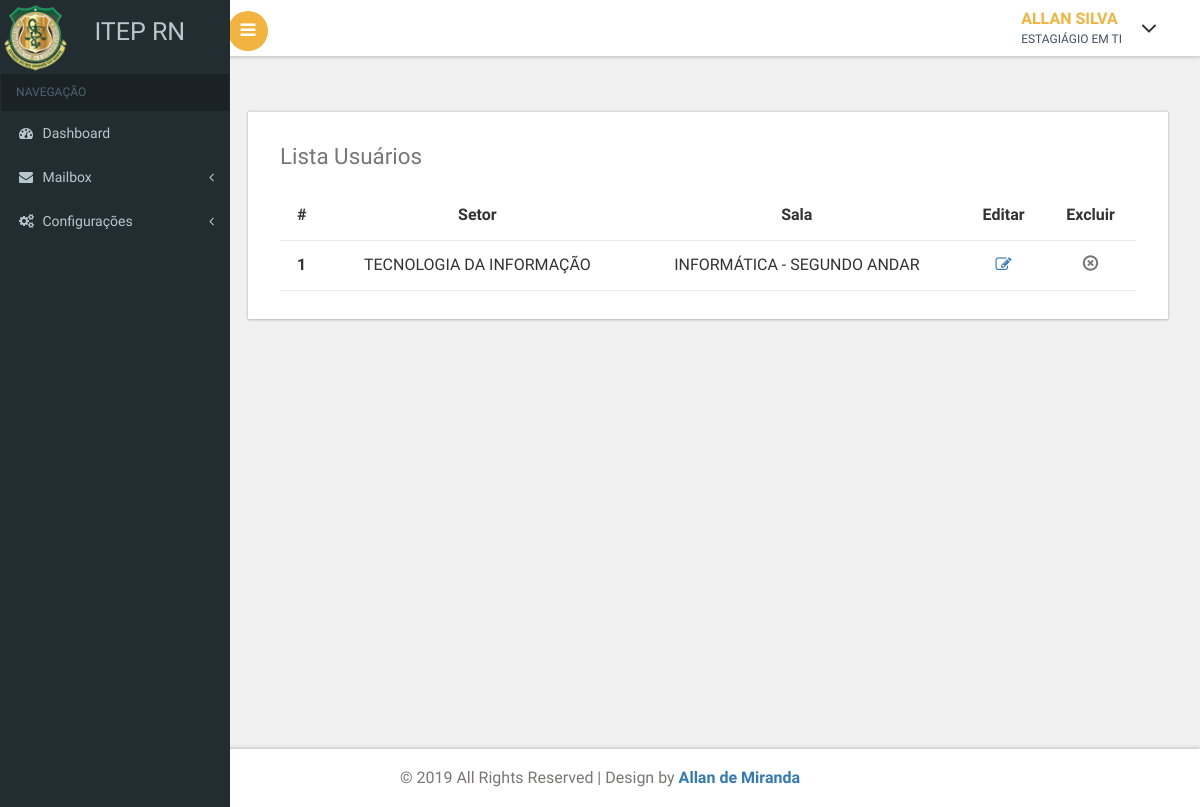
The page /listaSetor.php (signed in) on the database as committed earlier.
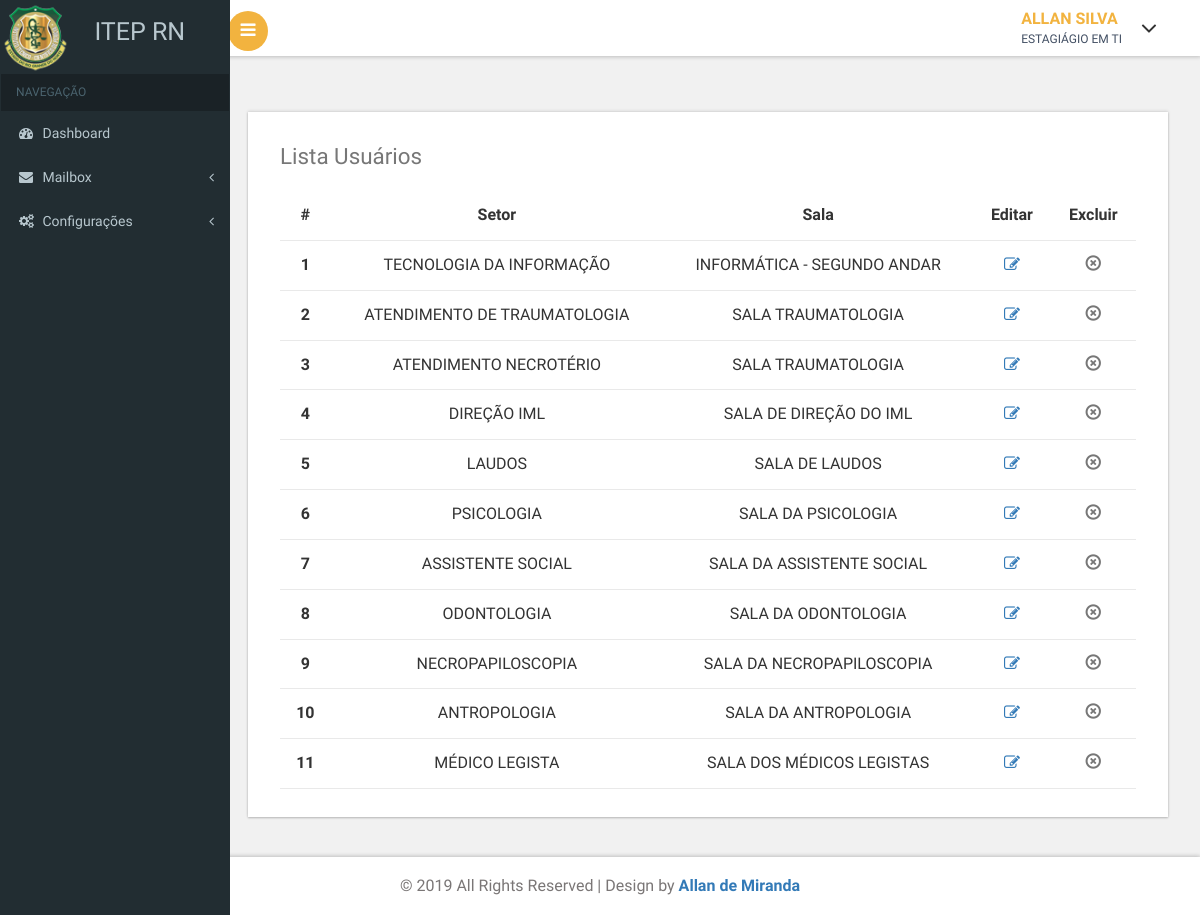
The same page on the database as committed later.
### tables this page shows
CREATE TABLE `usuarios_tb` (
  `usuario_id` bigint(20) NOT NULL,
  `usuario_nome` text NOT NULL,
  `usuario_cargo` text NOT NULL,
  `usuario_setor_id` bigint(20) NOT NULL,
  `usuario_login` text NOT NULL,
  `usuario_senha` text NOT NULL,
  `usuario_update_data` datetime DEFAULT NULL,
  `usuario_cadastrado` tinyint(1) DEFAULT NULL
);

CREATE TABLE `setores_tb` (
  `setor_id` bigint(20) NOT NULL,
  `setor_nome` text NOT NULL,
  `setor_sala` text NOT NULL,
  `setor_hall` tinyint(1) NOT NULL,
  `setor_admin` tinyint(1) NOT NULL,
  `setor_ficha_preferencial` tinyint(1) DEFAULT NULL,
  `setor_acessibilidade_cor` text,
  `setor_acessibilidade_check` tinyint(1) DEFAULT NULL
);

### seguranca.php (called while the page is built, shortened)
<?php
$_SG['conectaServidor'] = true;
$_SG['abreSessao'] = true;
$_SG['caseSensitive'] = true;
$_SG['validaSempre'] = true;
$_SG['servidor'] = 'localhost';
$_SG['usuario'] = 'root';
$_SG['senha'] = 'itep123';
$_SG['banco'] = 'sistema_itep';
$_SG['paginaLogin'] = 'login.php';
$_SG['tabela'] = 'usuarios_tb';

### listaSetor.php (the view, shortened to what this page needs)
<?php
include("seguranca.php");
?>
<!DOCTYPE HTML>
<html>
<head>
    <?php include 'head.php'; ?>
</head>
<body class="cbp-spmenu-push">
    <div class="main-content">
        <?php include 'menu.php'; ?>
        <?php include 'topBar.php'; ?>
        <div id="page-wrapper">
            <div class="main-page">
                <div class="tables">
                    <div class="bs-example widget-shadow" data-example-id="hoverable-table">
                        <h4>Lista Usuários</h4>
                        <table class="table table-hover">
                            <thead>
                                <tr>
                                    <th style="text-align: center;">#</th>
                                    <th style="text-align: center;">Setor</th>
                                    <th style="text-align: center;">Sala</th>
                                    <th style="text-align: center;">Editar</th>
                                    <th style="text-align: center;">Excluir</th>
                                </tr>
                            </thead>
                            <tbody>
                                <?php
                                $sql_lista_setores = "SELECT `setor_id`, `setor_nome`, `setor_sala` FROM `setores_tb`";
                                $query_lista_setores = mysqli_query($_SG['link'], $sql_lista_setores);
                                while ($row_lista_setores = mysqli_fetch_assoc($query_lista_setores)) {
                                    echo '<tr>';
                                    echo '<th scope="row" style="text-align: center;">' . $row_lista_setores["setor_id"] . '</th>';
                                    echo '<td style="text-align: center;">' . $row_lista_setores["setor_nome"] . '</td>';
                                    echo '<td style="text-align: center;">' . $row_lista_setores["setor_sala"] . '</td>';
                                    echo '<td style="text-align: center;"><a href="perfilSetor.php?setorID=' . $row_lista_setores["setor_id"] . '"><i class="fa fa-edit"></i></td>';
                                    echo '<td style="text-align: center;"><a href="?requisicao=deletar&setorID=' . $row_lista_setores["setor_id"] . '"><i class="glyphicon glyphicon-remove-circle"></i></a></td>';
                                    echo '</tr>';
                                }
                                ?>
                            </tbody>
                        </table>
                    </div>
                </div>
            </div>
        </div>
        <?php include 'footer.php'; ?>
    </div>
</body>
</html>

### head.php (shortened to what this page needs)
<link href="css/bootstrap.css" rel='stylesheet' type='text/css' />
<link href="css/style.css" rel='stylesheet' type='text/css' />
<link href="css/font-awesome.css" rel="stylesheet">
<link href='css/SidebarNav.min.css' media='all' rel='stylesheet' type='text/css' />
<link href="css/custom.css" rel="stylesheet">
<link href="css/owl.carousel.css" rel="stylesheet">

### menu.php (shortened to what this page needs)
<div class="cbp-spmenu cbp-spmenu-vertical cbp-spmenu-left" id="cbp-spmenu-s1">
    <aside class="sidebar-left">
        <nav class="navbar navbar-inverse">
            <div class="navbar-header">
                <img src="images/itep-logo-mini.png" style="width: 30%; float: left;" />
                <h1 class="navbar-brand" href="/" style="margin-top: 5%;"> ITEP RN</h1>
            </div>
            <div class="collapse navbar-collapse" id="bs-example-navbar-collapse-1">
                <ul class="sidebar-menu">
                    <li class="header">NAVEGAÇÃO</li>
                    <li class="treeview">
                        <a href="/">
                            <i class="fa fa-dashboard"></i> <span>Dashboard</span>
                        </a>
                    </li>
                    <li class="treeview">
                        <a href="#">
                            <i class="fa fa-envelope"></i> <span>Mailbox </span>
                            <i class="fa fa-angle-left pull-right"></i>
                    </li>
                    <?php
                    $sql_menu_configuracos_aba_pegarSetor = "SELECT `setor_admin` FROM `setores_tb` WHERE `setor_id`=(SELECT`usuario_setor_id` FROM `usuarios_tb` WHERE `usuario_id`='" . $_SESSION['usuarioID'] . "')";
                    $query_menu_configuracos_aba_pegarSetor = mysqli_query($_SG['link'], $sql_menu_configuracos_aba_pegarSetor);
                    $row_menu_configuracos_aba_pegarSetor = mysqli_fetch_assoc($query_menu_configuracos_aba_pegarSetor);
                    if ($row_menu_configuracos_aba_pegarSetor['setor_admin']) {
                        ?>
                        <li class="treeview">
                            <a href="#">
                                <i class="fa fa-gears"></i>
                                <span>Configurações</span>
                                <i class="fa fa-angle-left pull-right"></i>
                            </a>
                        </li>
                    <?php } ?>
                </ul>
            </div>
        </nav>
    </aside>
</div>

### topBar.php (shortened to what this page needs)
<?php
$sql = "SELECT `usuario_id`, `usuario_nome`, `usuario_cargo` FROM `usuarios_tb` WHERE usuario_id='" . $_SESSION['usuarioID'] . "'";
$result = mysqli_query($_SG['link'], $sql);
if (mysqli_num_rows($result) == 1) {
    $_SG['topBar'] = mysqli_fetch_assoc($result);
} else {
}
?>
<div class="sticky-header header-section ">
    <div class="header-left">
        <button id="showLeftPush"><i class="fa fa-bars"></i></button>
        <div class="clearfix"> </div>
    </div>
    <div class="header-right">
        <div class="profile_details">
            <ul>
                <li class="dropdown profile_details_drop">
                    <a href="#" class="dropdown-toggle" data-toggle="dropdown" aria-expanded="false">
                        <div class="profile_img">
                            <div class="user-name">
                                <p>
                                    <?php
                                    $nome_usuario_slin = explode(" ", $_SG['topBar']['usuario_nome']);
                                    echo $nome_usuario_slin[0] . " " . end($nome_usuario_slin);
                                    ?>
                                </p>
                                <span>
                                    <?php
                                    echo $_SG['topBar']['usuario_cargo'];
                                    ?>
                                </span>
                            </div>
                            <i class="fa fa-angle-down lnr"></i>
                            <div class="clearfix"></div>
                        </div>
                    </a>
                </li>
            </ul>
        </div>
        <div class="clearfix" style="margin-bottom: 5%;"></div>
    </div>
    <div class="clearfix"> </div>
</div>

### footer.php
<div class="footer">
    <p>&copy; 2019 All Rights Reserved | Design by <a href="http://allandemiranda.eti.br/" target="_blank">Allan
            de Miranda</a></p>
</div>

### css/custom.css (style rules this page uses)
#page-wrapper { padding:5em 2em 2.5em; background-color: #F1F1F1; }

Rows that differ between the two databases and show on the page:
added setores_tb: setor_id "2", setor_nome "ATENDIMENTO DE TRAUMATOLOGIA", setor_sala "SALA TRAUMATOLOGIA"
added setores_tb: setor_id "3", setor_nome "ATENDIMENTO NECROTÉRIO", setor_sala "SALA TRAUMATOLOGIA"
added setores_tb: setor_id "4", setor_nome "DIREÇÃO IML", setor_sala "SALA DE DIREÇÃO DO IML"
added setores_tb: setor_id "5", setor_nome "LAUDOS", setor_sala "SALA DE LAUDOS"
added setores_tb: setor_id "6", setor_nome "PSICOLOGIA", setor_sala "SALA DA PSICOLOGIA"
added setores_tb: setor_id "7", setor_nome "ASSISTENTE SOCIAL", setor_sala "SALA DA ASSISTENTE SOCIAL"
added setores_tb: setor_id "8", setor_nome "ODONTOLOGIA", setor_sala "SALA DA ODONTOLOGIA"
added setores_tb: setor_id "9", setor_nome "NECROPAPILOSCOPIA", setor_sala "SALA DA NECROPAPILOSCOPIA"
added setores_tb: setor_id "10", setor_nome "ANTROPOLOGIA", setor_sala "SALA DA ANTROPOLOGIA"
added setores_tb: setor_id "11", setor_nome "MÉDICO LEGISTA", setor_sala "SALA DOS MÉDICOS LEGISTAS"
